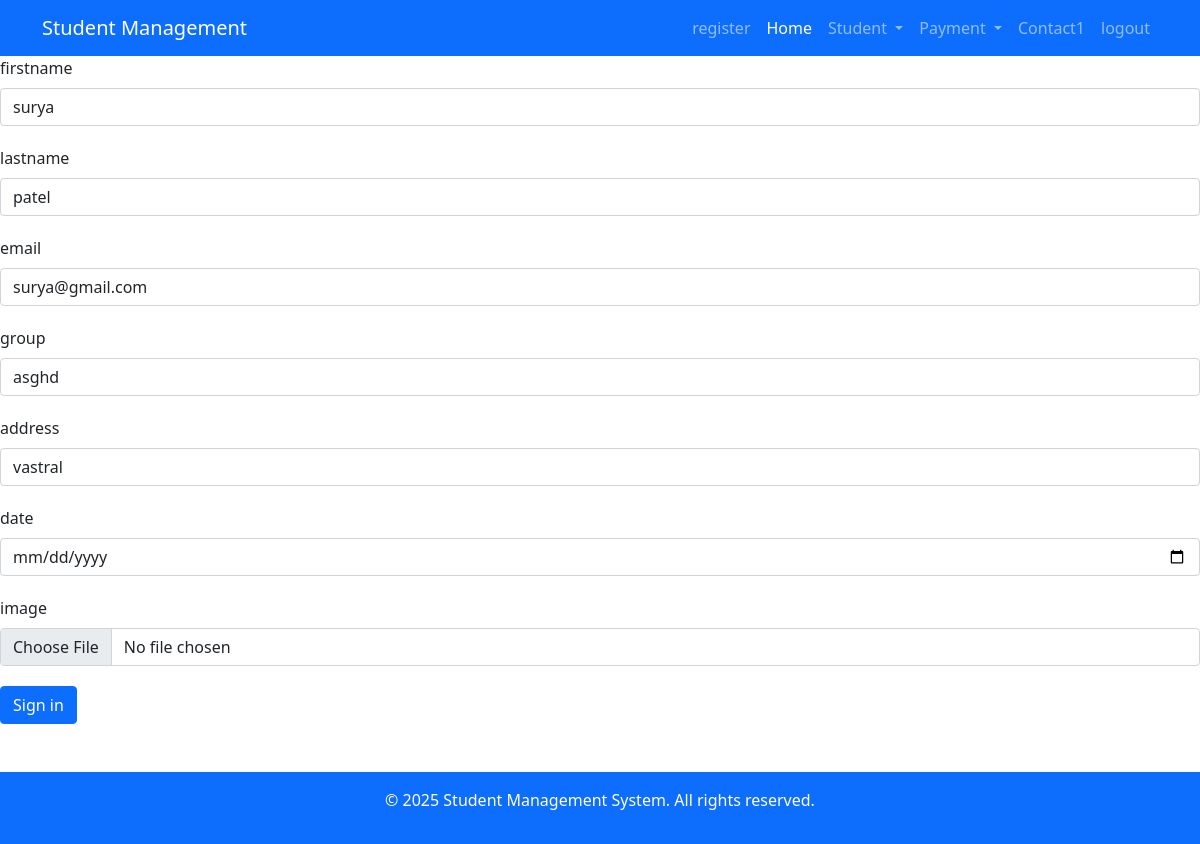
Page /edit_contact/3 on the committed database.
### web/models.py (models this page shows, shortened)
class contact(models.Model):
    fname = models.CharField(max_length=300)
    lname = models.CharField(max_length=300)
    email = models.CharField(max_length=200,default="")
    group = models.CharField(max_length=200)
    address = models.CharField(max_length=300)
    image = models.ImageField(upload_to="uploads/",default="")
    birth = models.DateField()

### web/views.py (the view)
# urls.py: path('edit_contact/<int:id>',views.edit_contact,name="edit_contact"),
def edit_contact(request,id):
    s = contact.objects.get(id=id)
    if request.method == "POST":
        s.fname  = request.POST.get('txtfname')
        s.lname = request.POST.get('txtlname')
        s.email =  request.POST.get('txtemail')
        s.group = request.POST.get('txtgroup')
        s.address= request.POST.get('txtaddress')
        s.birth= request.POST.get('txtbirth')
        s.image = request.FILES.get('txtimage')
        s.save()
        return redirect(showcontactlist)
    else:
        return render(request,"addedit.html",{"contact" : s})

### templates/addedit.html (shortened to what this page needs)
<!DOCTYPE html>
{% extends "base.html" %}
{% block body %}
    <form action="" method="post" enctype="multipart/form-data">
        <div class="col-12">
            <label for="inputFirstname" class="form-label">firstname</label>
            <input type="text" class="form-control" name="txtfname" placeholder="firstname" value="{{contact.fname}}">
        </div>
        <div class="col-12" style="margin-top: 20px;">
            <label for="inputlastname" class="form-label">lastname</label>
            <input type="text" class="form-control" name="txtlname" placeholder="lastname" value="{{contact.lname}}">
        </div>
        <div class="col-12" style="margin-top: 20px;">
            <label for="inputemail" class="form-label">email</label>
            <input type="email" class="form-control" name="txtemail" placeholder="email" value="{{contact.email}}">
        </div>
        <div class="col-12" style="margin-top: 20px;">
            <label for="inputgroup" class="form-label">group</label>
            <input type="text" class="form-control" name="txtgroup" placeholder="group" value="{{contact.group}}">
        </div>
        <div class="col-12" style="margin-top: 20px;">
            <label for="inputaddress" class="form-label">address</label>
            <input type="text" class="form-control" name="txtaddress" placeholder="address" value="{{contact.address}}">
        </div>
        <div class="col-12" style="margin-top: 20px;">
            <label for="inputdate" class="form-label">date</label>
            <input type="date" class="form-control" name="txtbirth" placeholder="birth" value="{{contact.birth}}">
        </div>
        <div class="col-12" style="margin-top: 20px;">
            <label for="inputimage" class="form-label">image</label>
            <input type="file" class="form-control" name="txtimage" placeholder="image" value="{{contact.image}}">
        </div>
        <div class="col-12" style="margin-top: 20px;">
            <button type="submit" class="btn btn-primary">Sign in</button>
        </div>
    </form>
{% endblock body %}

### rows in the picture
contact: txtfname "surya", txtlname "patel", txtemail "surya@gmail.com", txtgroup "asghd", txtaddress "vastral"
